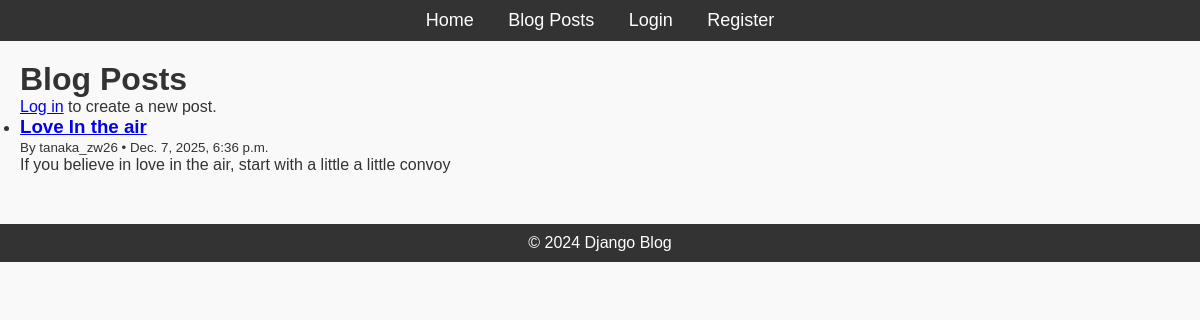
Page /post/ on the committed database.
### blog/models.py (models this page shows, shortened)
class Post(models.Model):
    title = models.CharField(max_length=200)
    content = models.TextField()
    author = models.ForeignKey(User, on_delete=models.CASCADE)
    published_date = models.DateTimeField()
    tags = TaggableManager()

### blog/views.py (the view)
class PostListView(ListView):
    model = Post
    template_name = 'blog/post_list.html'   # optional; default is blog/post_list.html
    context_object_name = 'posts'
    ordering = ['-published_date']         # newest first

### blog/templates/blog/post_list.html (shortened to what this page needs)
{% extends "blog/base.html" %}
{% block content %}
  <h1>Blog Posts</h1>
  {% if user.is_authenticated %}
    <p><a href="{% url 'post-create' %}">+ Create New Post</a></p>
  {% else %}
    <p><a href="{% url 'login' %}">Log in</a> to create a new post.</p>
  {% endif %}
  {% if posts %}
      <ul>
        {% for post in posts %}
          <li>
            <h3>
              <a href="{% url 'post-detail' post.pk %}">{{ post.title }}</a>
            </h3>
            <small>
              By {{ post.author.username }} • {{ post.published_date }}
            </small>
            <p>{{ post.content|truncatewords:20 }}</p>
          </li>
        {% endfor %}
      </ul>
  {% else %}
      <p>No posts yet.</p>
  {% endif %}
{% endblock %}

### blog/static/css/styles.css (style rules this page uses)
* { margin: 0; padding: 0; box-sizing: border-box; }
body { font-family: Arial, sans-serif; background-color: #f9f9f9; color: #333; }

### rows in the picture
Post: title "Love In the air", author.username "tanaka_zw26", published_date "Dec. 7, 2025, 6:36 p.m.", content "If you believe in love in the air, start with a little a little convoy"
